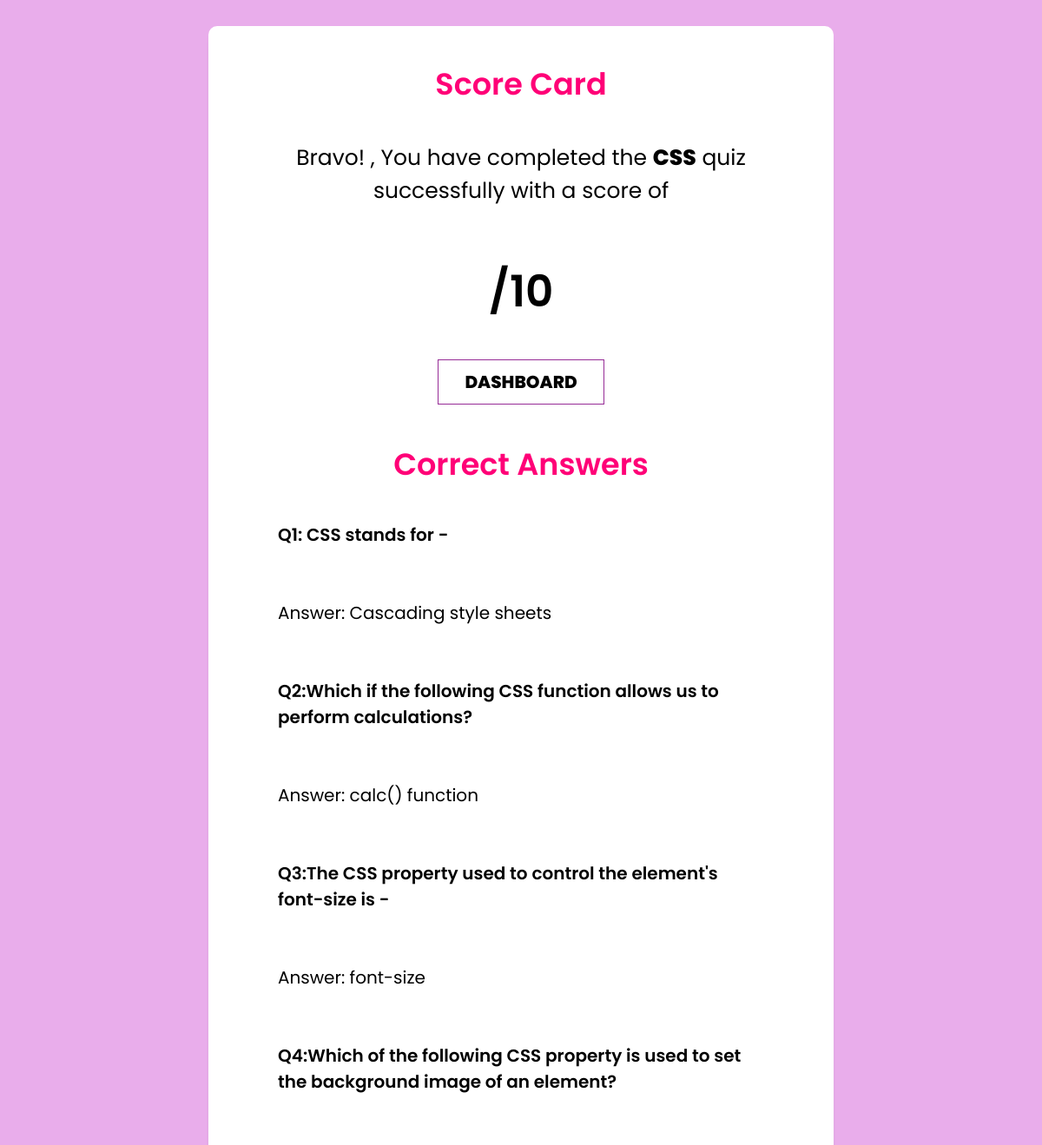
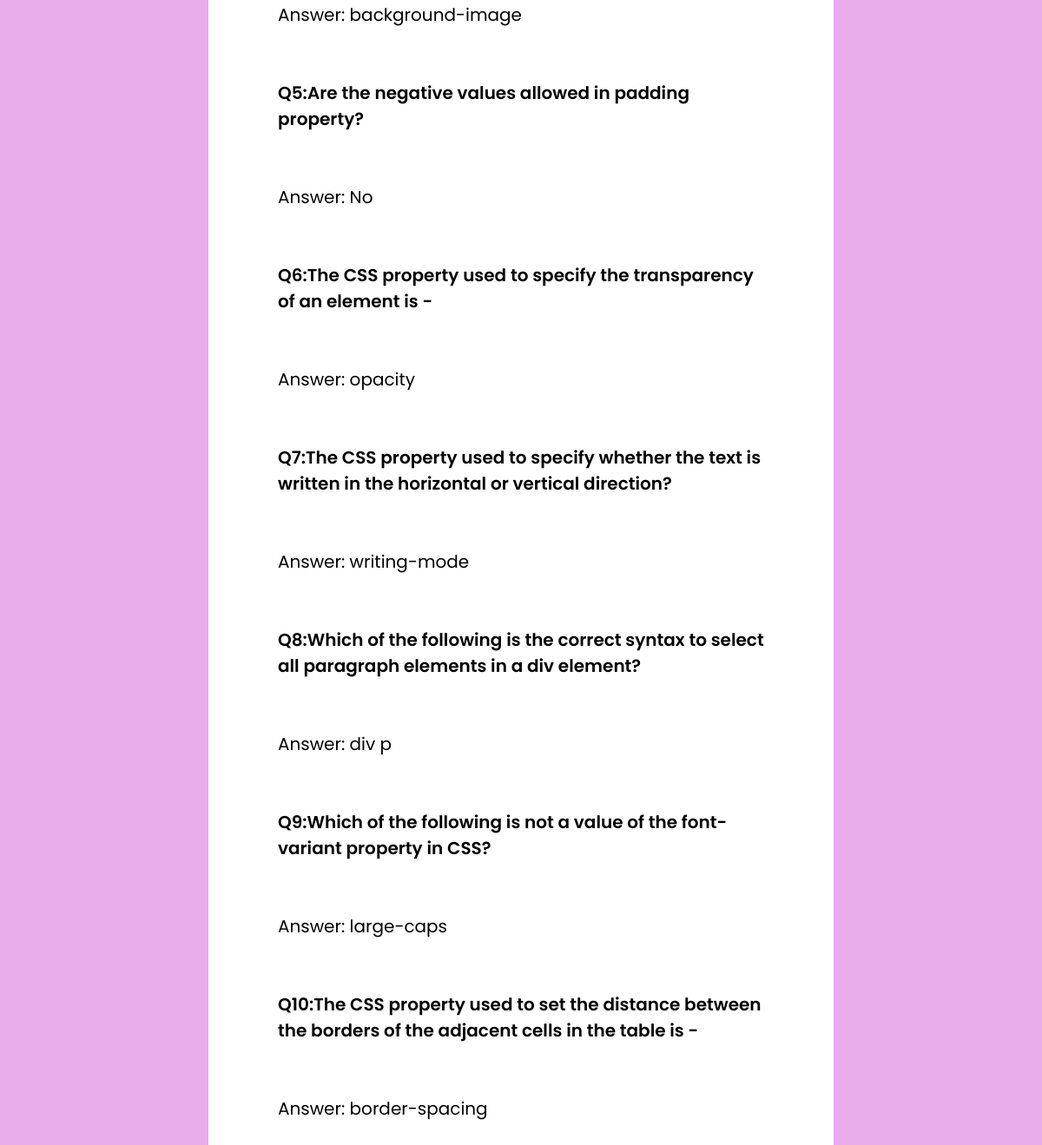
The app's page /resultpagecss.php with its own data (2 pictures, top to bottom).
### tables this page shows
CREATE TABLE `cssquestions` (
  `qid` int(255) NOT NULL,
  `question` varchar(255) NOT NULL
);

CREATE TABLE `cssanswers` (
  `ans_id` int(255) NOT NULL,
  `answer` varchar(255) NOT NULL,
  `is_correct` int(255) NOT NULL,
  `ans_options` int(255) NOT NULL
);

### resultpagecss.php (the view, shortened to what this page needs)
<?php
$con=mysqli_connect('localhost','root');
mysqli_select_db($con,'quizdatabase');
?>
<!DOCTYPE html>
<html lang="en">
<head>
    <link rel="stylesheet" href="css/resultpage.css"></a>
</head>
<body>
<div class="main_div">
        <div class="inner-div">
        <h1 class="question">Score Card</h1>
        <h3>Bravo! <span class="showname_quiz"><?php echo $_SESSION['username'];?></span>, You have completed the <span class="showname_quiz">CSS</span> quiz successfully with a score of</h3>
        <div id="ShowScore" class="ScoreArea">
        ?>/10
        <br>
        <a href="mainpage.php" id="Exit">DASHBOARD</a>
        </div>
        <h1>Correct Answers</h1>
        <div class="showquestion">
        <?php
        for($i=1;$i<=10;$i++){
        $q="SELECT * FROM cssquestions where qid=$i";
        $query=mysqli_query($con,$q);
        $ans_options="SELECT * FROM cssanswers WHERE ans_options=$i AND is_correct=1";
        $ans_correct=mysqli_query($con,$ans_options);
        $ans_correct_rows=mysqli_fetch_array($ans_correct);
        while($rows=mysqli_fetch_array($query)){
        ?>
        <div class="questionshow"><?php echo $rows['question'];?></div>
        <br>
        <br>
        <div class="answershow">Answer: <?php echo $ans_correct_rows['answer'];?></div>
        <br>
        <br>
        <?php
        }
        }
        ?>
        </div>
        </div>
    </div>
</body>
</html>

### css/resultpage.css (style rules this page uses)
* { margin: 0; padding: 0; font-family: 'Josefin Sans', sans-serif; font-family: 'Poppins', sans-serif; box-sizing: border-box; }
html { font-size: 62.5%; font-family: 300; }
.main_div { min-height: 100vh; display: grid; place-items: center; background-color: hsl(298, 61%, 80%); }
.inner-div { width: 60vw; margin-top: 30px; margin-bottom: 30px; background-color: #fff; padding: 3rem 8rem; border-radius: 1rem; box-shadow: 0 1rem 1rem -0.7rem rgba(0,0,0,0.4); }
.inner-div h1 { font-size: 3.5rem; font-weight: 600; margin: 1rem 0 4rem 0; text-align: center; color: rgb(255, 0, 119); }
.inner-div h3 { font-size: 2.5rem; font-weight: 400; text-align: center; }
#Exit { padding: 1rem 3rem; font-size: 2rem; font-weight: 800; display: inline-block; position: relative; margin: auto; color: black; background-color: transparent; border: 1px solid #962c96; margin-top: 4rem; cursor: pointer; }
a { text-decoration: none; color: black; }
#ShowScore { background-color: white; margin-top: 3rem; padding: 3rem 4rem; font-weight: 600; font-size: 50px; text-align: center; }
.showquestion { font-size: 20px; }
.questionshow { font-weight: 600; }
.showname_quiz { font-weight: 800; }

### records on screen
cssquestions: question "Q1: CSS stands for -"
cssanswers: answer "Cascading style sheets"
cssquestions: question "Q2:Which if the following CSS function allows us to perform calculations?"
cssanswers: answer "calc() function"
cssquestions: question "Q3:The CSS property used to control the element's font-size is -"
cssanswers: answer "font-size"
cssquestions: question "Q4:Which of the following CSS property is used to set the background image of an element?"
cssanswers: answer "background-image"
cssquestions: question "Q5:Are the negative values allowed in padding property?"
cssanswers: answer "No"
cssquestions: question "Q6:The CSS property used to specify the transparency of an element is -"
cssanswers: answer "opacity"
cssquestions: question "Q7:The CSS property used to specify whether the text is written in the horizontal or vertical direction?"
cssanswers: answer "writing-mode"
cssquestions: question "Q8:Which of the following is the correct syntax to select all paragraph elements in a div element?"
cssanswers: answer "div p"
cssquestions: question "Q9:Which of the following is not a value of the font-variant property in CSS?"
cssanswers: answer "large-caps"
cssquestions: question "Q10:The CSS property used to set the distance between the borders of the adjacent cells in the table is -"
cssanswers: answer "border-spacing"
